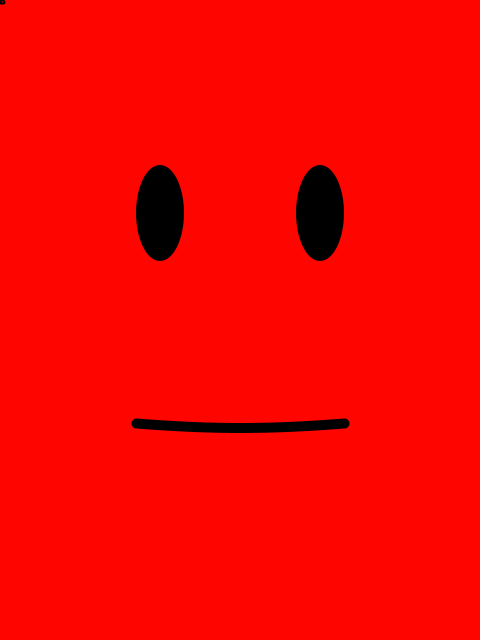
Frame 1 (no input)
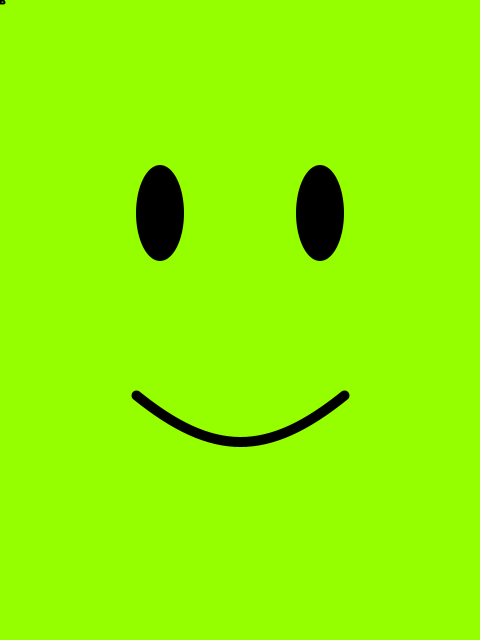
Frame 60 (the mouse pressed at the canvas centre just before this capture)
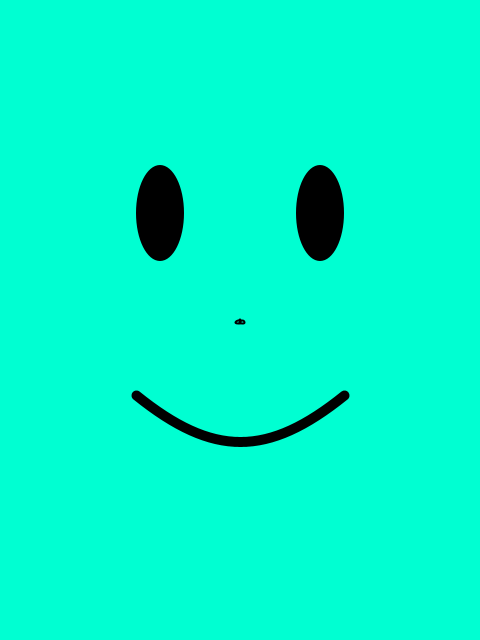
Frame 120 (the mouse held since frame 60 and released just before this capture)

The Processing sketch that drew these frames (run headless with seeded random() and noise(); from frame 60 on, the mouse is pressed at the canvas centre):

// Processing sketch: Prototype1_1
// ── Prototype1_1.pde
int action;
float reward;

float[] input = new float[2];

float movingReward = 0;
final float REWARD_DECAY = 0.1;

void setup() {
  size(480, 640);
  smooth();
  noStroke();
  noCursor();
}

void update() {
  action = (action + 1) % 256; // fake
  reward = (action > 128 ? 1 : -1);
  input[0] = mouseX/ (float)width;
  input[1] = mouseY/ (float)height;
  
  movingReward -= REWARD_DECAY * (movingReward - reward);
}

void drawBackground() {
  colorMode(HSB, 255);
  background(action, 255, 255);
}

void drawFace() {
//  stroke();
  noStroke();
  colorMode(RGB, 255);
  fill(0); // black
  ellipseMode(CENTER);
  
  int xLeft  = width/3;
  int xRight = 2*width/3;
  int yTop   = height/3;
  int yLow   = 2*height/3;
  int eyeWidth  = width/10;
  int eyeHeight = 2*eyeWidth;
  int smileWidth = xRight - xLeft;
  int xAnchorLeft    = xLeft  + smileWidth/3;
  int xAnchorRight   = xRight - smileWidth/3;
  int smileWidthFactor = width/20;
  
  // eyes
  ellipse(xLeft,  yTop, eyeWidth, eyeHeight);
  ellipse(xRight, yTop, eyeWidth, eyeHeight);
  
  // smile
  stroke(0);
  strokeWeight(10);
  noFill();
//  bezier(xLeft, yLow, xAnchorLeft, yLow, xAnchorRight, yLow, xRight, yLow);
  int yHappiness = (int) (constrain(movingReward, -1.0, 1.0) * height/10) / 2;
//  int yHappiness = height/10;
  bezier(xLeft-smileWidthFactor, yLow+yHappiness, 
         xAnchorLeft, yLow-yHappiness, 
         xAnchorRight, yLow-yHappiness, 
         xRight+smileWidthFactor, yLow+yHappiness);
}

void drawFly() {
  noStroke();
  fill(0);
  ellipseMode(CENTER);
  int xBody  = (int) (input[0] * width);
  int yBody = (int) (input[1] * height);
  ellipse(xBody, yBody, 3, 3); // body
  stroke(0);
  noFill();
  strokeWeight(2);
  ellipse(xBody-2, yBody+2, 5, 3); // left wing
  ellipse(xBody+2, yBody+2, 5, 3); // right wing
}

void draw() {
  update();
  drawBackground();
  drawFace();
  drawFly();
}
